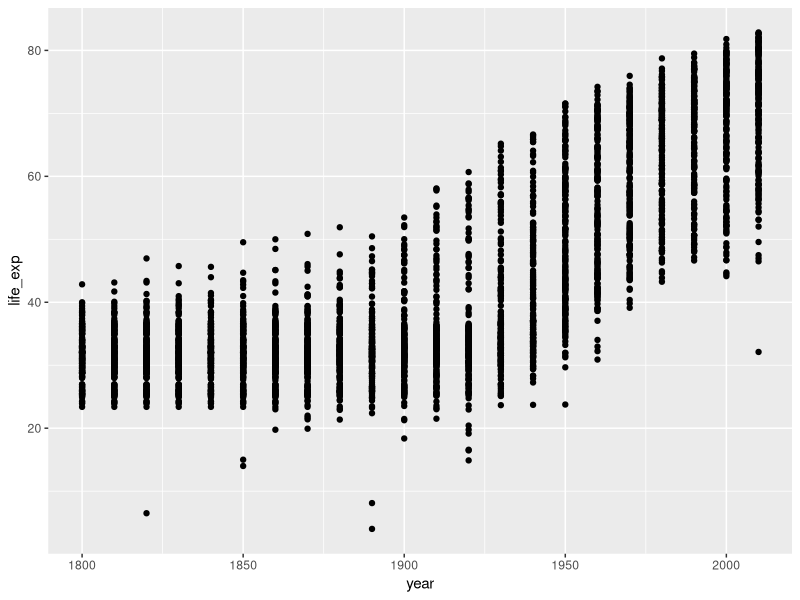
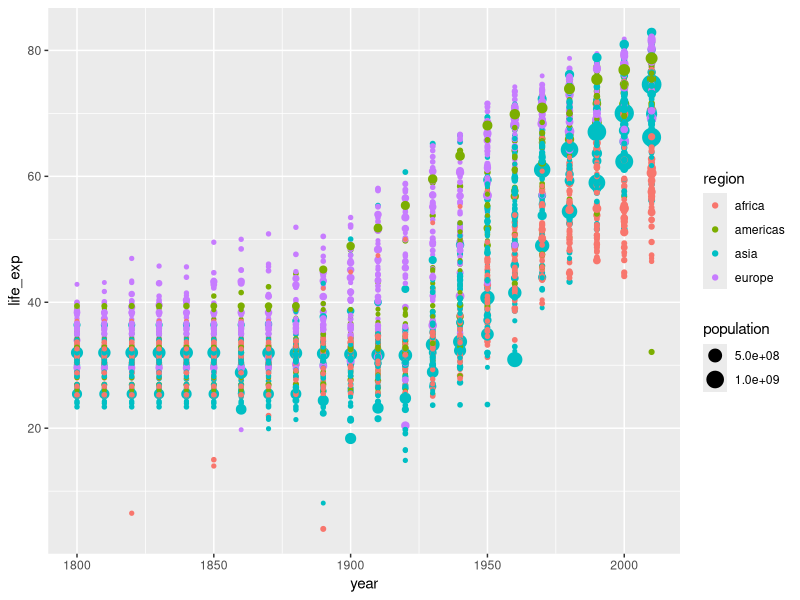
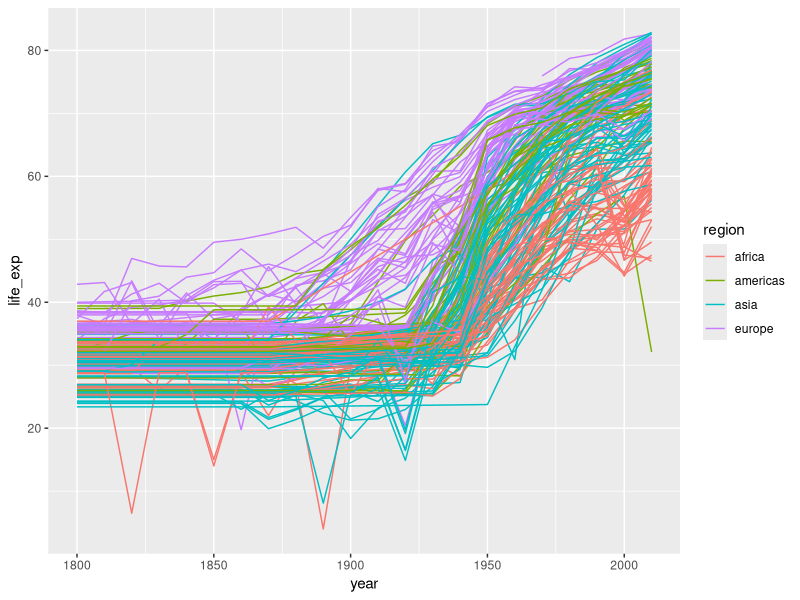
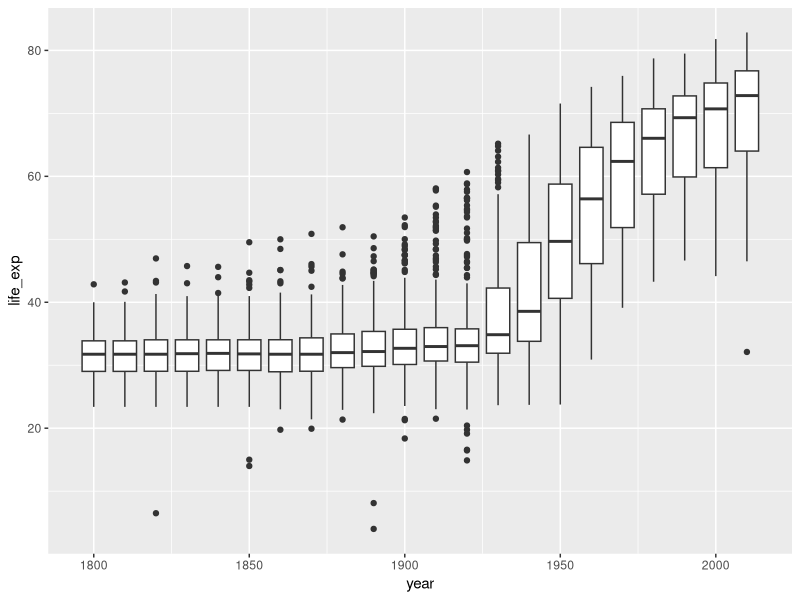
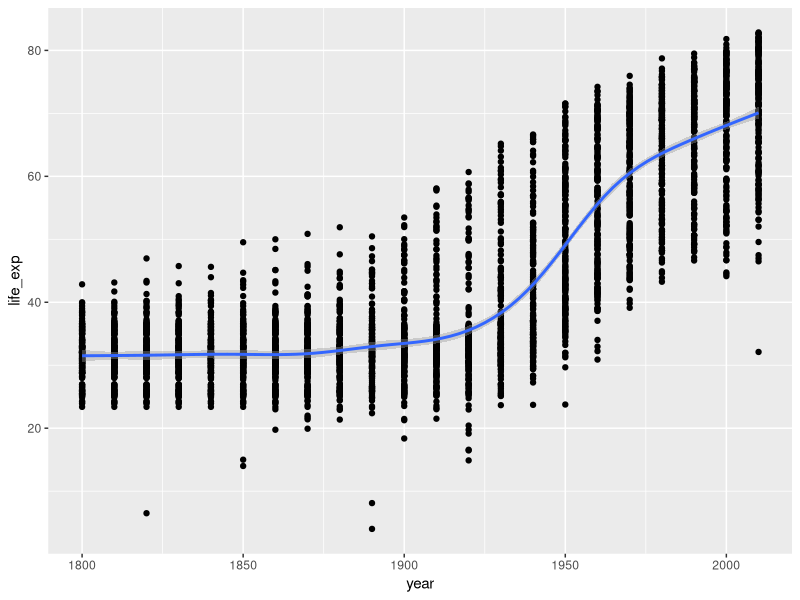
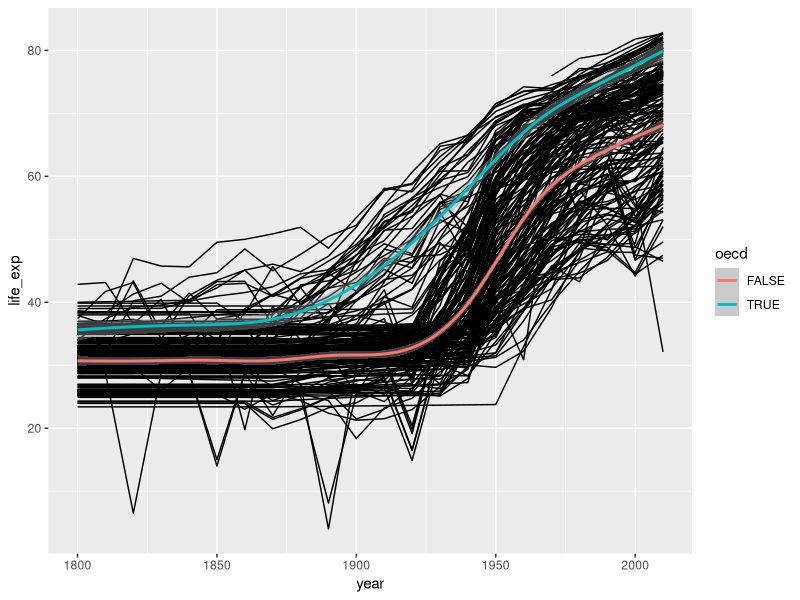
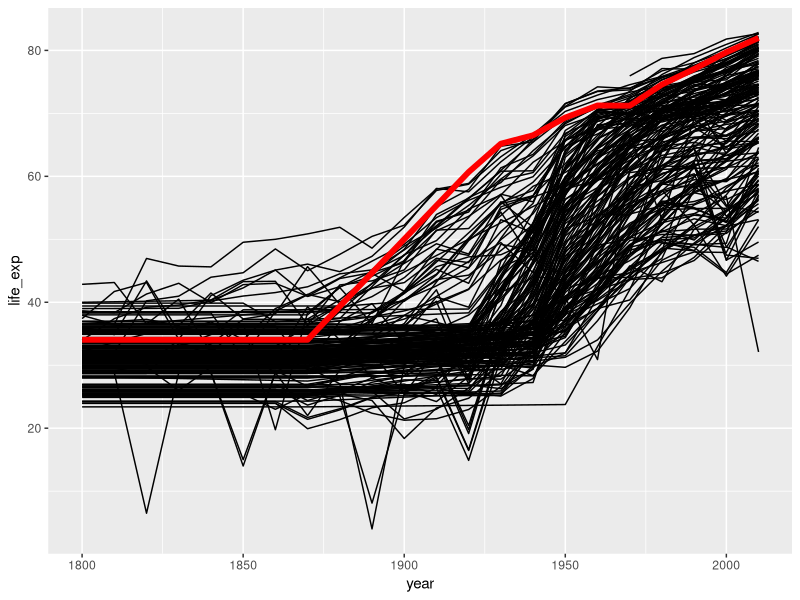
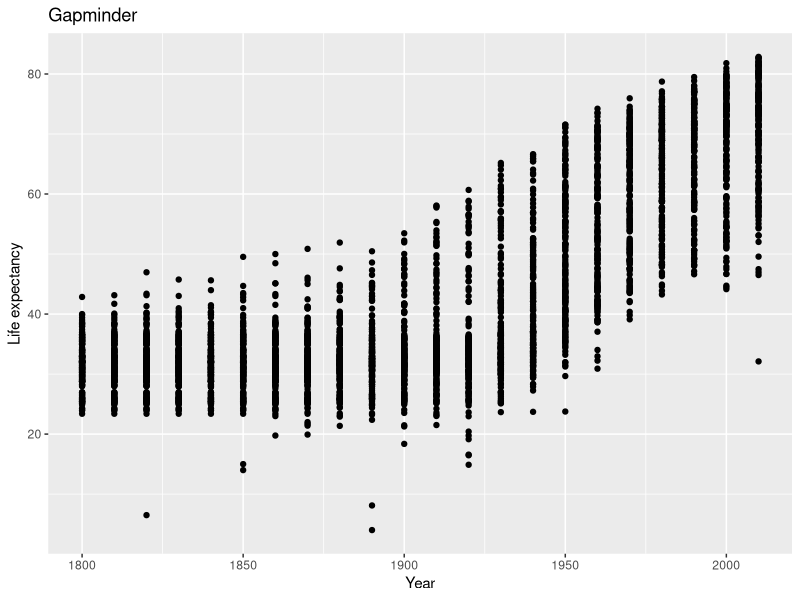

Recreate these plots in R, in order.
## ---- chunk 1
knitr::opts_chunk$set(fig.width=6, fig.height=3, fig.align="center")
## ---- chunk 2
library(tidyverse)
## ---- chunk 3
geo <- read_csv("r-intro-2-files/geo.csv")
gap <- read_csv("r-intro-2-files/gap-minder.csv")
gap_geo <- left_join(gap, geo, by="name")
## ---- chunk 4
ggplot(gap_geo, aes(x=year, y=life_exp)) +
    geom_point()
## ---- chunk 5
ggplot(gap_geo, aes(x=year, y=life_exp, color=region, size=population)) +
    geom_point()
## ---- chunk 6
gap2010 <- filter(gap_geo, year == 2010)
## ---- chunk 7
ggplot(gap_geo, aes(x=year, y=life_exp, group=name, color=region)) +
    geom_line()
## ---- chunk 8
ggplot(gap_geo, aes(x=year, y=life_exp, group=year)) +
    geom_boxplot()
## ---- chunk 9
ggplot(gap_geo, aes(x=year, y=life_exp)) +
    geom_point() +
    geom_smooth()
## ---- chunk 10
ggplot(gap_geo, aes(x=year, y=life_exp)) +
    geom_line(aes(group=name)) +
    geom_smooth(aes(color=oecd))
## ---- chunk 11
gap_australia <- filter(gap_geo, name == "Australia")

ggplot(gap_geo, aes(x=year, y=life_exp, group=name)) +
    geom_line() +
    geom_line(data=gap_australia, color="red", size=2)
## ---- chunk 12
ggplot(gap_geo, aes(x=year, y=life_exp)) +
    geom_point() +
    labs(x="Year", y="Life expectancy", title="Gapminder")
## ---- chunk 13
ggplot(gap_geo, aes(x=year, y=life_exp)) +
    geom_point() +
    labs(x="Year", y="Life expectancy", title="Gapminder") +
    theme(plot.title = element_text(hjust = 0.5))
## ---- chunk 14
ggplot(gap_geo, aes(x=year, y=life_exp)) +
    geom_point() +
    coord_cartesian(ylim=c(0,90))
## ---- chunk 15
ggplot(gap_geo, aes(x=year, y=life_exp, group=name)) +
    geom_line() +
    facet_wrap(~ region)
